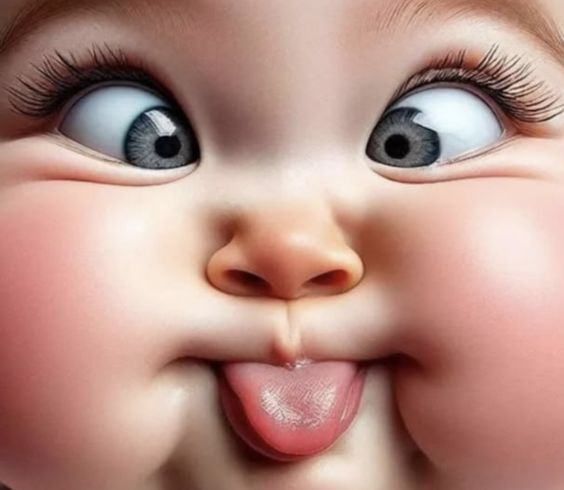
#> input picture image.png, 564 x 490 px
$ python image_manipulation.py
#> lines starting #> are read from the running program, lines starting #| are printed output that depends on the picture
from PIL import Image, ImageFilter, ImageEnhance

def manipulate_image(input_path, output_path):
#> called with input_path = 'image.png', output_path = 'result.jpg'
    try:
        # Memuat gambar
        image = Image.open(input_path)
#> image is the input picture: PIL image 564x490 RGB; mean R, G, B 182.9, 143.1, 133
        print("✅ Gambar berhasil dimuat")

        # Operasi Cropping dengan validasi ukuran
        if image.width > 100 and image.height > 100:
            cropped_image = image.crop((10, 10, 150, 150))
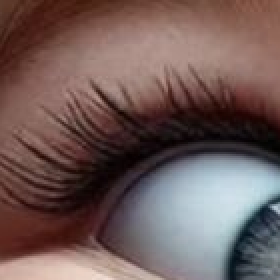
#> cropped_image: PIL image 140x140 RGB (shown 2 times larger); mean R, G, B 112.2, 91, 88.5
            cropped_image.save('cropped_' + output_path)
            print("✅ Cropping berhasil")
        else:
            raise ValueError("Gambar terlalu kecil untuk di-crop ke ukuran 200x200")

        # Operasi Resizing dengan rasio aspek yang dipertahankan
        resized_image = cropped_image.resize((100, 100), Image.LANCZOS)
        resized_image.save('resized_' + output_path)
        print("✅ Resizing berhasil")

        # Operasi Filtering
        filtered_image = resized_image.filter(ImageFilter.BLUR)
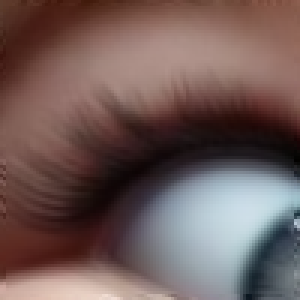
#> filtered_image: PIL image 100x100 RGB (shown 3 times larger); mean R, G, B 112.3, 91, 88.5
        filtered_image.save('filtered_' + output_path)
        print("✅ Filtering berhasil")

        # Operasi Pengaturan Kecerahan
        enhancer = ImageEnhance.Brightness(filtered_image)
        bright_image = enhancer.enhance(1.5)
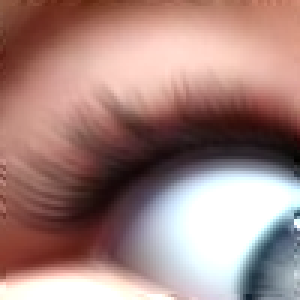
#> bright_image: PIL image 100x100 RGB (shown 3 times larger); mean R, G, B 164.7, 132.3, 127.4
        bright_image.save('bright_' + output_path)
        print("✅ Pengaturan kecerahan berhasil")

        # Operasi Penggabungan Gambar
        combined_image = Image.blend(filtered_image, bright_image, alpha=0.5)
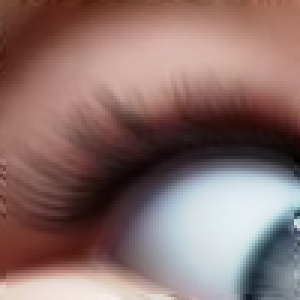
#> combined_image: PIL image 100x100 RGB (shown 3 times larger); mean R, G, B 138.2, 111.4, 107.7
        combined_image.save('combined_' + output_path)
        print("✅ Penggabungan gambar berhasil")

    except Exception as e:
        print(f"❌ Terjadi kesalahan: {e}")

if __name__ == "__main__":
    manipulate_image('image.png', 'result.jpg')
